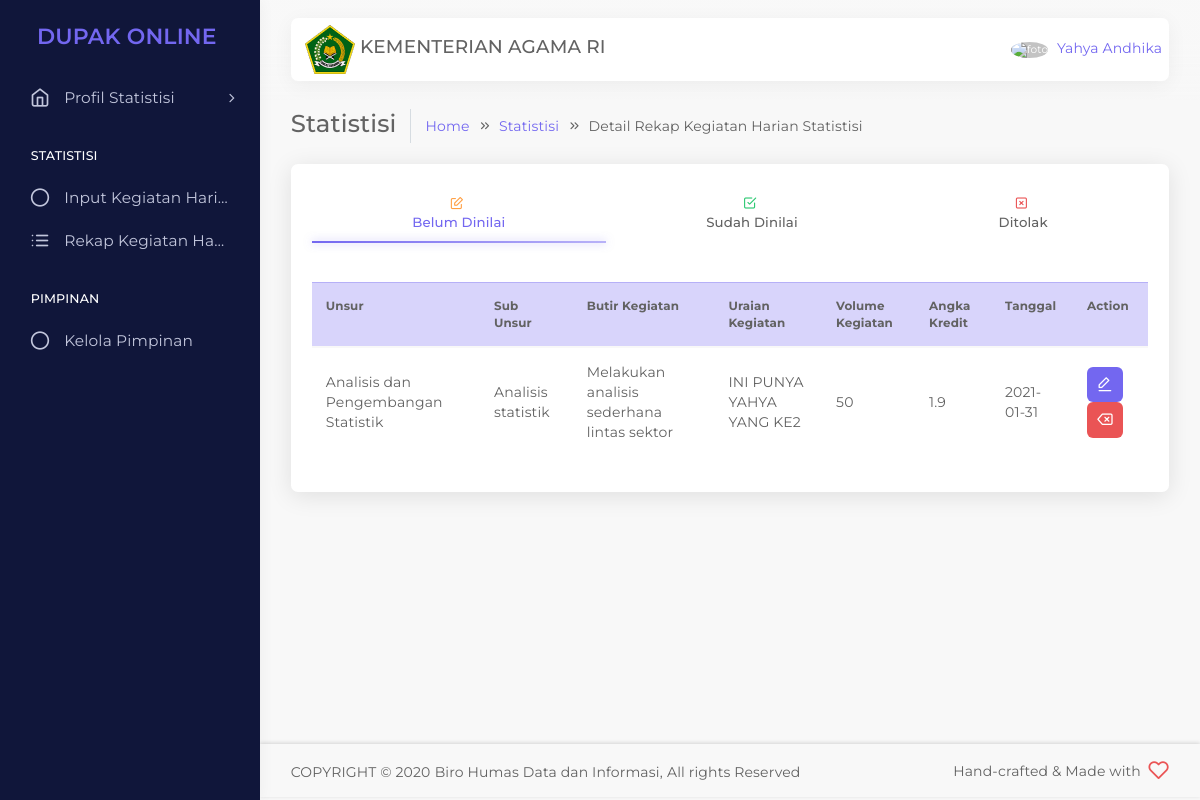
Screenshot of /statistisi/detail-rekap.php (signed in) with the database file from the repository.
### tables this page shows
CREATE TABLE `pengguna` (
  `id_pengguna` int(100) NOT NULL,
  `nama` varchar(100) NOT NULL,
  `nip` varchar(225) NOT NULL,
  `password` varchar(255) NOT NULL,
  `email` varchar(255) NOT NULL,
  `alamat` varchar(255) NOT NULL,
  `no_seri_kapreg` varchar(1000) NOT NULL,
  `tempat_tanggal_lahir` varchar(100) NOT NULL,
  `tgl_lahir` date NOT NULL,
  `jenis_kelamin` varchar(100) NOT NULL,
  `pendidikan` varchar(100) NOT NULL,
  `pangkat` varchar(100) NOT NULL,
  `jabatan` enum('Statistisi Muda','Statistisi Madya') NOT NULL,
  `masa_kerja` varchar(100) NOT NULL,
  `unit_kerja` varchar(100) NOT NULL,
  `role` varchar(255) NOT NULL
);

CREATE TABLE `rekap_harian` (
  `id_rekap` int(11) NOT NULL,
  `nama` varchar(255) NOT NULL,
  `nip` varchar(255) NOT NULL,
  `unsur` varchar(255) NOT NULL,
  `sub_unsur` varchar(255) NOT NULL,
  `butir_kegiatan` varchar(255) NOT NULL,
  `uraian_kegiatan` varchar(100) NOT NULL,
  `satuan_hasil` varchar(100) NOT NULL,
  `angka_kredit` varchar(255) NOT NULL,
  `volume_kegiatan` varchar(255) NOT NULL,
  `jumlah_kredit` varchar(255) NOT NULL,
  `total_nilai` varchar(255) NOT NULL,
  `tanggal` date NOT NULL,
  `unggah_bukti` varchar(255) NOT NULL,
  `status` enum('1','2','3') NOT NULL
);

CREATE TABLE `data_unsur` (
  `id_unsur` int(255) NOT NULL,
  `unsur` varchar(255) NOT NULL
);

CREATE TABLE `data_subunsur` (
  `id_subunsur` int(4) NOT NULL,
  `id_unsur` int(2) NOT NULL,
  `sub_unsur` varchar(255) NOT NULL
);

### session_co.php (called while the page is built, shortened)
<?php
   include('config.php');
   $user_check = $_SESSION['login'];
   $ses_sql = mysqli_query($mysqli,"SELECT * FROM pengguna WHERE nip = '$user_check'");
   while ($row = mysqli_fetch_array($ses_sql,MYSQLI_ASSOC)){
      $login_session = $row['nama'];
   }
?>

### statistisi/detail-rekap.php (the view, shortened to what this page needs)
<?php
include('../session_co.php');
?>
<?php
include "../config.php";
?>
<!DOCTYPE html>
<html class="loading" lang="en" data-textdirection="ltr">
<head>
    <link rel="stylesheet" type="text/css" href="../app-assets/vendors/css/vendors.min.css">
    <link rel="stylesheet" type="text/css" href="../app-assets/vendors/css/extensions/toastr.css">
    <link rel="stylesheet" type="text/css" href="../app-assets/css/bootstrap.css">
    <link rel="stylesheet" type="text/css" href="../app-assets/css/bootstrap-extended.css">
    <link rel="stylesheet" type="text/css" href="../app-assets/css/colors.css">
    <link rel="stylesheet" type="text/css" href="../app-assets/css/components.css">
    <link rel="stylesheet" type="text/css" href="../app-assets/css/themes/dark-layout.css">
    <link rel="stylesheet" type="text/css" href="../app-assets/css/themes/semi-dark-layout.css">
    <link rel="stylesheet" type="text/css" href="../app-assets/css/core/menu/menu-types/vertical-menu.css">
    <link rel="stylesheet" type="text/css" href="../app-assets/css/core/colors/palette-gradient.css">
    <link rel="stylesheet" type="text/css" href="../app-assets/css/pages/app-user.css">
    <link rel="stylesheet" type="text/css" href="../app-assets/css/plugins/extensions/toastr.css">
    <link rel="stylesheet" type="text/css" href="../assets/css/style.css">
</head>
<body class="vertical-layout vertical-menu-modern semi-dark-layout 2-columns  navbar-floating footer-static  " data-open="click" data-menu="vertical-menu-modern" data-col="2-columns" data-layout="semi-dark-layout">
    <nav class="header-navbar navbar-expand-lg navbar navbar-with-menu floating-nav navbar-light navbar-shadow">
        <div class="navbar-wrapper">
            <div class="navbar-container content">
                <div class="navbar-collapse" id="navbar-mobile">
                    <div class="mr-auto float-left bookmark-wrapper d-flex align-items-center">
                        <ul class="nav navbar-nav">
                            <li class="nav-item d-none d-lg-block"><img src="../app-assets/images/pages/kemenag25.png"><a class="h4"> KEMENTERIAN AGAMA RI</a>
                            </li>
                        </ul>
                    </div>
                        <a class="dropdown-toggle nav-link dropdown-user-link section_userinfo" href="#" data-toggle="dropdown">
                            <span class="avatar avatar-online">
                            <img src="https://sso.undip.ac.id/assets/app/images/user.png" style="max-width: 45px;" alt="foto"><i></i></span>
                            <span class="user-name" style="margin-bottom: 1rem;" >  <?php echo $login_session; ?></span></a>
                </div>
            </div>
        </div>
    </nav>
    <div class="main-menu menu-fixed menu-dark menu-accordion menu-shadow" data-scroll-to-active="true">
        <div class="navbar-header">
            <ul class="nav navbar-nav flex-row">
            <li class="nav-item mr-auto"><a class="navbar-brand" href="app-user-view.php">
                        <h2 class="brand-text mb-0">DUPAK ONLINE</h2>
                    </a></li>
                <li class="nav-item nav-toggle"><a class="nav-link modern-nav-toggle pr-0" data-toggle="collapse"></a></li>
            </ul>
        </div>
        <div class="main-menu-content">
            <ul class="navigation navigation-main" id="main-menu-navigation" data-menu="menu-navigation">
                <li class=" nav-item"><a href="app-user-view.php"><i class="feather icon-home"></i><span class="menu-title" data-i18n="Dashboard">Profil Statistisi</span></a>
                </li>
                <li class=" navigation-header"><span>Statistisi</span>
                </li>
                <li class=" nav-item"><a href="./rekap-kegiatan-harian.php"><i class="feather icon-circle"></i><span class="menu-title" data-i18n="Rekap Kerja Harian">Input Kegiatan Harian</span></a>
                </li>
                <li class=" nav-item"><a href="./detail-rekap.php"><i class="feather icon-list"></i><span class="menu-title" data-i18n="Rekap Kerja Harian">Rekap Kegiatan Harian</span></a>
                </li>
                <li class=" navigation-header"><span>Pimpinan</span>
                </li>
                <li class=" nav-item"><a href="./pimpinan.php"><i class="feather icon-circle"></i><span class="menu-title" data-i18n="Rekap Kerja Harian">Kelola Pimpinan</span></a>
                </li>
            </ul>
        </div>
        </div>
    <div class="app-content content">
        <div class="content-wrapper">
            <div class="content-header row">
                <div class="content-header-left col-md-9 col-12 mb-2">
                    <div class="row breadcrumbs-top">
                        <div class="col-12">
                            <h2 class="content-header-title float-left mb-0">Statistisi</h2>
                            <div class="breadcrumb-wrapper col-12">
                                <ol class="breadcrumb">
                                    <li class="breadcrumb-item"><a href="./app-user-view.php">Home</a>
                                    </li>
                                    <li class="breadcrumb-item"><a href="./rekap-kegiatan-harian.php">Statistisi</a>
                                    </li>
                                    <li class="breadcrumb-item active">Detail Rekap Kegiatan Harian Statistisi
                                    </li>
                                </ol>
                            </div>
                        </div>
                    </div>
                </div>
            </div>
            <div class="content-body">
                <section class="users-edit">
                            <div class="card">
                                <div class="card-content">
                                    <div class="card-body">
                                        <ul class="nav nav-tabs nav-fill mb-3" role="tablist" >
                                    <li class="nav-item">
                                        <a class="nav-link active" id="account-tab" data-toggle="tab" href="#account" aria-controls="account" role="tab" aria-selected="true">
                                            <i class="feather icon-edit  text-warning  mr-25"></i><span class="d-none d-sm-block">Belum Dinilai</span>
                                        </a>
                                    </li>
                                    <li class="nav-item">
                                        <a class="nav-link" id="information-tab" data-toggle="tab" href="#information" aria-controls="information" role="tab" aria-selected="false">
                                            <i class="feather icon-check-square  text-success mr-25"></i><span class="d-none d-sm-block">Sudah Dinilai</span>
                                        </a>
                                    </li>
                                    <li class="nav-item">
                                        <a class="nav-link" id="social-tab" data-toggle="tab" href="#social" aria-controls="social" role="tab" aria-selected="false">
                                            <i class="feather icon-x-square text-danger mr-25"></i><span class="d-none d-sm-block">Ditolak</span>
                                        </a>
                                    </li>
                                </ul>
                                <div class="tab-content">
                                    <div class="tab-pane active" id="account" aria-labelledby="account-tab" role="tabpanel">
                                        <form novalidate>
                                            <div class="row">
                                                <div class="col-12">
                                                    <div class="table-responsive">
                                                        <table class="table">
                                                            <thead>
                                                            <tr class="table-primary">
                                                                <th>Unsur</th>
                                                                <th>Sub Unsur</th>
                                                                <th>Butir Kegiatan</th>
                                                                <th>Uraian Kegiatan</th>
                                                                <th>Volume Kegiatan</th>
                                                                <th>Angka Kredit</th>
                                                                <th>Tanggal</th>
                                                                <th>Action</th>
                                                            </tr>
                                                            </thead>
                                                            <tbody>
                                                            <?php
                                                                        $user_check = $_SESSION['status'] = "1";
                                                                        $user_nip = $_SESSION['nip'];
                                                                        $ses_sql = mysqli_query($mysqli,"SELECT t1.id_rekap, t1.nip, t1.butir_kegiatan, t1.uraian_kegiatan, t1.volume_kegiatan, t1.angka_kredit, t1.tanggal, t1.status, t2.unsur, t3.sub_unsur
                                                                        FROM rekap_harian as t1 LEFT JOIN data_unsur as t2 ON t1.unsur=t2.id_unsur LEFT JOIN data_subunsur as t3 on t1.sub_unsur=t3.id_subunsur WHERE status = '$user_check'");
                                                                        while ($user_data = mysqli_fetch_array($ses_sql,MYSQLI_ASSOC)){
                                                                            $nip = $user_data['nip'];
                                                                            $unsur = $user_data['unsur'];
                                                                            $sub_unsur = $user_data['sub_unsur'];
                                                                            $butir_kegiatan = $user_data['butir_kegiatan'];
                                                                            $uraian_kegiatan = $user_data['uraian_kegiatan'];
                                                                            $volume_kegiatan = $user_data['volume_kegiatan'];
                                                                            $angka_kredit = $user_data['angka_kredit'];
                                                                            $tanggal = $user_data['tanggal'];
                                                                        ?>
                                                                        <?php
                                                                        if($nip==$user_nip){
                                                                        ?>
                                                                                <tr>
                                                                                    <td><?php echo $unsur; ?></td>
                                                                                    <td><?php echo $sub_unsur; ?></td>
                                                                                    <td><?php echo $butir_kegiatan; ?></td>
                                                                                    <td><?php echo $uraian_kegiatan; ?></td>
                                                                                    <td><?php echo $volume_kegiatan; ?></td>
                                                                                    <td><?php echo $angka_kredit; ?></td>
                                                                                    <td><?php echo $tanggal; ?></td>
                                                                                    <td>
                                                                                        <a href="./edit-rekap-kegiatan.php?id_rekap=<?php echo $user_data['id_rekap']; ?>" data-toggle="tooltip" data-placement="top" title="Edit" class="btn btn-icon btn-primary"><i class="feather icon-edit-1"></i></a>
                                                                                        <a href="./delete-rekap.php?id_rekap=<?php echo $user_data['id_rekap']; ?>" data-toggle="tooltip" data-placement="top" title="Delete" class="btn btn-icon btn-danger" id="confirm-color"><i class="feather icon-delete"></i></a>
                                                                                        </td>
                                                                                </tr>
                                                                            </div>
                                                                                <?php
                                                                            }
                                                                        }
                                                                    ?>
                                                    </div>
                                                </div>
                                            </div>
                                    </div>
                                    </div>
                                </div>
                            </div>
                        </div>
                    </div>
            </div>
    <div class="drag-target"></div>
    <footer class="footer fixed-bottom navbar-shadow footer-light">
        <p class="clearfix blue-grey lighten-2 mb-0"><span class="float-md-left d-block d-md-inline-block mt-25">COPYRIGHT &copy; 2020<a class="text-bold-800 grey darken-2"  target="_blank">Biro Humas Data dan Informasi,</a>All rights Reserved</span><span class="float-md-right d-none d-md-block">Hand-crafted & Made with<i class="feather icon-heart pink"></i></span>
        </p>
    </footer>
</body>
</html>

### rows the page displays
pengguna: nama "Yahya Andhika"
rekap_harian: data_unsur.unsur "Analisis dan Pengembangan Statistik", data_subunsur.sub_unsur "Analisis statistik", butir_kegiatan "Melakukan analisis sederhana lintas sektor", uraian_kegiatan "INI PUNYA YAHYA YANG KE2", volume_kegiatan "50", angka_kredit "1.9", tanggal "2021-01-31"
